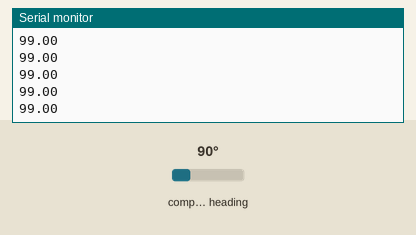
The sketch below on a simulated Arduino Uno, built with avr-gcc and run on an emulated ATmega328P. Shown: the last lines printed to the serial monitor. The inputs (shaded band) are chosen by the test bench; at power-on: compass heading 90°.

Above: at 1.2 s.
1.3 s: compass heading set to 7°
At 2.0 s:
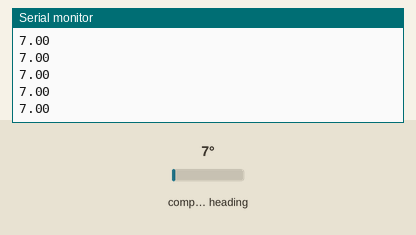
2.8 s: compass heading set to 180°
At 3.49 s:
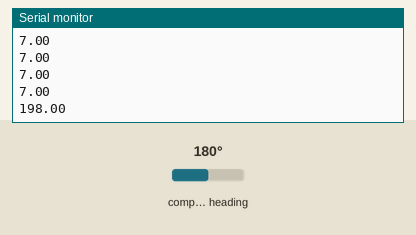
Timing chart, 0 to 5.8 s (numbered marks = the images above; inputs shaded):
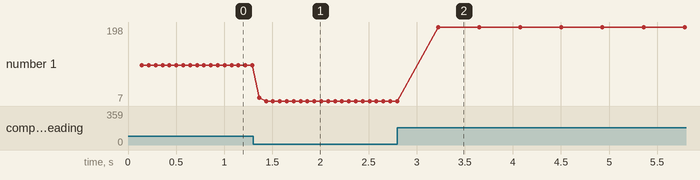

Measured:
- after the input at 1.3 s, the serial monitor: prints a new line after 0.06 s (image 1)
- after the input at 2.8 s, the serial monitor: prints a new line after 0.42 s (image 2)
- plotted number 1: 99 → 7 after the input at 1.3 s, 7 → 198 after the input at 2.8 s

The sketch:

testGyro2.ino
```cpp
#include <DspGyro2.h>

DESP_Gyro gyro(0);

void setup() {
  // put your setup code here, to run once:
  Serial.begin(115200);
  gyro.init();
  Serial.write("Setup OK");

}

void loop() {
  // put your main code here, to run repeatedly:
  gyro.getSafeGyroPos();
  Serial.println(gyro.curbearing);
}
```
